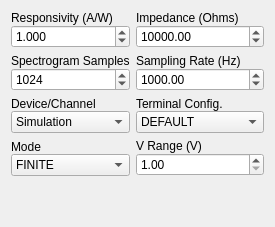
         <widget class="QWidget" name="daqTab">
          <attribute name="title">
           <string>DAQ</string>
          </attribute>
          <layout class="QGridLayout" name="gridLayout_9">
           <item row="5" column="0">
            <spacer name="verticalSpacer_5">
             <property name="orientation">
              <enum>Qt::Vertical</enum>
             </property>
             <property name="sizeHint" stdset="0">
              <size>
               <width>20</width>
               <height>40</height>
              </size>
             </property>
            </spacer>
           </item>
           <item row="2" column="0">
            <layout class="QVBoxLayout" name="verticalLayout_51">
             <property name="spacing">
              <number>0</number>
             </property>
             <item>
              <widget class="QLabel" name="label_48">
               <property name="text">
                <string>Device/Channel</string>
               </property>
              </widget>
             </item>
             <item>
              <widget class="QComboBox" name="daqChannelCombo">
               <item>
                <property name="text">
                 <string>Simulation</string>
                </property>
               </item>
              </widget>
             </item>
            </layout>
           </item>
           <item row="1" column="2">
            <layout class="QVBoxLayout" name="verticalLayout_49">
             <property name="spacing">
              <number>0</number>
             </property>
             <item>
              <widget class="QLabel" name="label_46">
               <property name="text">
                <string>Sampling Rate (Hz)</string>
               </property>
              </widget>
             </item>
             <item>
              <widget class="QDoubleSpinBox" name="srateSpin">
               <property name="keyboardTracking">
                <bool>false</bool>
               </property>
               <property name="maximum">
                <double>1000000000.000000000000000</double>
               </property>
               <property name="value">
                <double>1000.000000000000000</double>
               </property>
              </widget>
             </item>
            </layout>
           </item>
           <item row="2" column="2">
            <layout class="QVBoxLayout" name="verticalLayout_50">
             <property name="spacing">
              <number>0</number>
             </property>
             <item>
              <widget class="QLabel" name="label_47">
               <property name="text">
                <string>Terminal Config.</string>
               </property>
              </widget>
             </item>
             <item>
              <widget class="QComboBox" name="daqConfCombo">
               <item>
                <property name="text">
                 <string>DEFAULT</string>
                </property>
               </item>
               <item>
                <property name="text">
                 <string>RSE</string>
                </property>
               </item>
               <item>
                <property name="text">
                 <string>NRSE</string>
                </property>
               </item>
               <item>
                <property name="text">
                 <string>Differential</string>
                </property>
               </item>
               <item>
                <property name="text">
                 <string>Pseudodifferential</string>
                </property>
               </item>
              </widget>
             </item>
            </layout>
           </item>
           <item row="0" column="2">
            <layout class="QVBoxLayout" name="verticalLayout_47">
             <property name="spacing">
              <number>0</number>
             </property>
             <item>
              <widget class="QLabel" name="label_44">
               <property name="text">
                <string>Impedance (Ohms)</string>
               </property>
              </widget>
             </item>
             <item>
              <widget class="QDoubleSpinBox" name="impedanceSpin">
               <property name="maximum">
                <double>100000000.000000000000000</double>
               </property>
               <property name="value">
                <double>10000.000000000000000</double>
               </property>
              </widget>
             </item>
            </layout>
           </item>
           <item row="4" column="0">
            <layout class="QVBoxLayout" name="verticalLayout_52">
             <property name="spacing">
              <number>0</number>
             </property>
             <item>
              <widget class="QLabel" name="label_49">
               <property name="text">
                <string>Mode</string>
               </property>
              </widget>
             </item>
             <item>
              <widget class="QComboBox" name="daqmodeCombo">
               <item>
                <property name="text">
                 <string>FINITE</string>
                </property>
               </item>
               <item>
                <property name="text">
                 <string>CONTINUOUS</string>
                </property>
               </item>
              </widget>
             </item>
            </layout>
           </item>
           <item row="0" column="0">
            <layout class="QVBoxLayout" name="verticalLayout_46">
             <property name="spacing">
              <number>0</number>
             </property>
             <item>
              <widget class="QLabel" name="label_43">
               <property name="text">
                <string>Responsivity (A/W)</string>
               </property>
              </widget>
             </item>
             <item>
              <widget class="QDoubleSpinBox" name="responSpin">
               <property name="decimals">
                <number>3</number>
               </property>
               <property name="minimum">
                <double>0.001000000000000</double>
               </property>
               <property name="maximum">
                <double>1000000.000000000000000</double>
               </property>
               <property name="singleStep">
                <double>0.100000000000000</double>
               </property>
               <property name="value">
                <double>1.000000000000000</double>
               </property>
              </widget>
             </item>
            </layout>
           </item>
           <item row="1" column="0">
            <layout class="QVBoxLayout" name="verticalLayout_48">
             <property name="spacing">
              <number>0</number>
             </property>
             <item>
              <widget class="QLabel" name="label_45">
               <property name="text">
                <string>Spectrogram Samples</string>
               </property>
              </widget>
             </item>
             <item>
              <widget class="QSpinBox" name="specsamplesSpin">
               <property name="minimum">
                <number>8</number>
               </property>
               <property name="maximum">
                <number>10240</number>
               </property>
               <property name="value">
                <number>1024</number>
               </property>
              </widget>
             </item>
            </layout>
           </item>
           <item row="4" column="2">
            <layout class="QVBoxLayout" name="verticalLayout_54">
             <property name="spacing">
              <number>0</number>
             </property>
             <item>
              <widget class="QLabel" name="label_51">
               <property name="text">
                <string>V Range (V)</string>
               </property>
              </widget>
             </item>
             <item>
              <widget class="QDoubleSpinBox" name="daqvrangeSpin">
               <property name="keyboardTracking">
                <bool>false</bool>
               </property>
               <property name="minimum">
                <double>1.000000000000000</double>
               </property>
               <property name="maximum">
                <double>20.000000000000000</double>
               </property>
               <property name="value">
                <double>1.000000000000000</double>
               </property>
              </widget>
             </item>
            </layout>
           </item>
          </layout>
         </widget>
